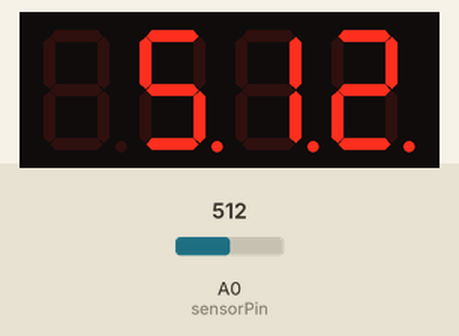
Simulated run of this sketch. Board: Arduino Uno, built with avr-gcc and run on an emulated ATmega328P. On the bench: 4-digit seven-segment display. Wiring (inferred from the names in the program): 4-digit 7-segment display, segments lit when LOW: segments pin 9, pin 2, pin 3, pin 5, pin 6, pin 8, pin 7, pin 4; digit selects pin 10, pin 11, pin 12, pin 13. The test bench sets the inputs (shaded band); at power-on: A0 (sensorPin) = 512. The segment pins are drawn as the display they are named for.

Above: at 1.2 s.
1.3 s: A0 (sensorPin) set to 716
At 2.5 s:
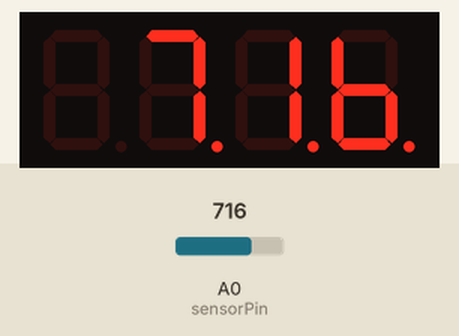
2.8 s: A0 (sensorPin) set to 900
At 3.7 s:
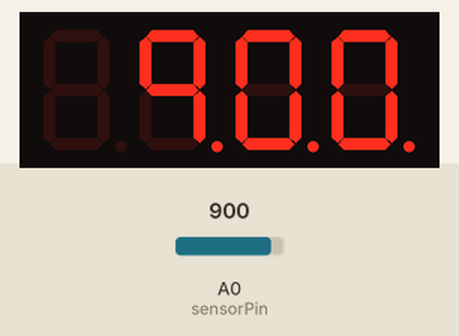
4.3 s: A0 (sensorPin) set to 1023
At 5.5 s:
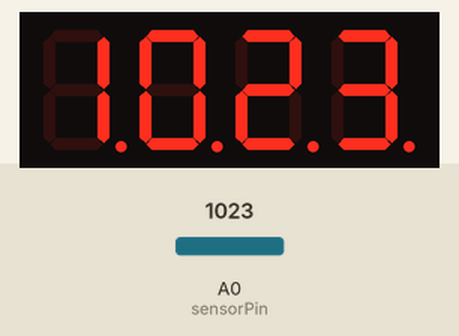
Timing chart, 0 to 7.3 s (numbered marks = the images above; inputs shaded):
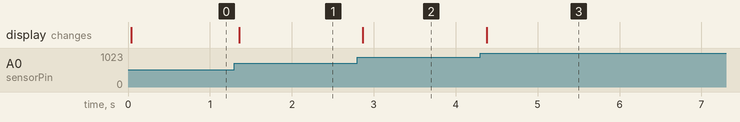

The sketch:

4-digit-pot.ino
```cpp
const int sensorPin= 0;//The analog sensor is connected to analog pin 0 of the arduino

//ABCDEFG,dp
const int numeral[10]= {
B11111100, //0
B01100000, //1
B11011010, //2
B11110010, //3
B01100110, //4
B10110110, //5
B00111110, //6
B11100000, //7
B11111110, //8
B11100110, //9
};

//pins for decimal point and each segment
//dp, G, F, E, D, C, B, A
const int segmentPins[]= { 4, 7, 8, 6, 5, 3, 2, 9};

const int numberofDigits=4;

const int digitPins[numberofDigits] = { 10,11,12, 13}; //digits 1, 2, 3, 4

void setup()
{

for (int i=0; i < 8; i++)
  pinMode(segmentPins[i], OUTPUT); //set segment and DP pins to output

//sets the digit pins as outputs
for (int i=0; i < numberofDigits; i++)
  pinMode(digitPins[i], OUTPUT);
}

void loop()
{
   int value= analogRead(sensorPin);
  showNumber(value);
}

void showNumber (int number)
{
  if (number == 0)
    showDigit (0, numberofDigits-1); //display 0 in the rightmost digit
  else
    {
    for (int digit= numberofDigits-1; digit >=0; digit--)
      {
        if (number > 0)
          {
             showDigit(number % 10, digit);
             number= number/10;
          }
      }
    }
}

//Displays given number on a 7-segment display at the given digit position
void showDigit (int number, int digit)
  {
     digitalWrite(digitPins[digit], HIGH);
     for (int segment= 1; segment < 8; segment++)
        {
           boolean isBitSet= bitRead(numeral[number], segment);
           isBitSet= ! isBitSet; //remove this line if common cathode display
           digitalWrite(segmentPins[segment], isBitSet);
        }
     delay(5);
     digitalWrite(digitPins[digit], LOW);
  }
```

Measured:
- after the input at 1.3 s, the display: changes after 0.06 s (image 1)
- after the input at 2.8 s, the display: changes after 0.06 s (image 2)
- after the input at 4.3 s, the display: changes after 0.08 s (image 3)
